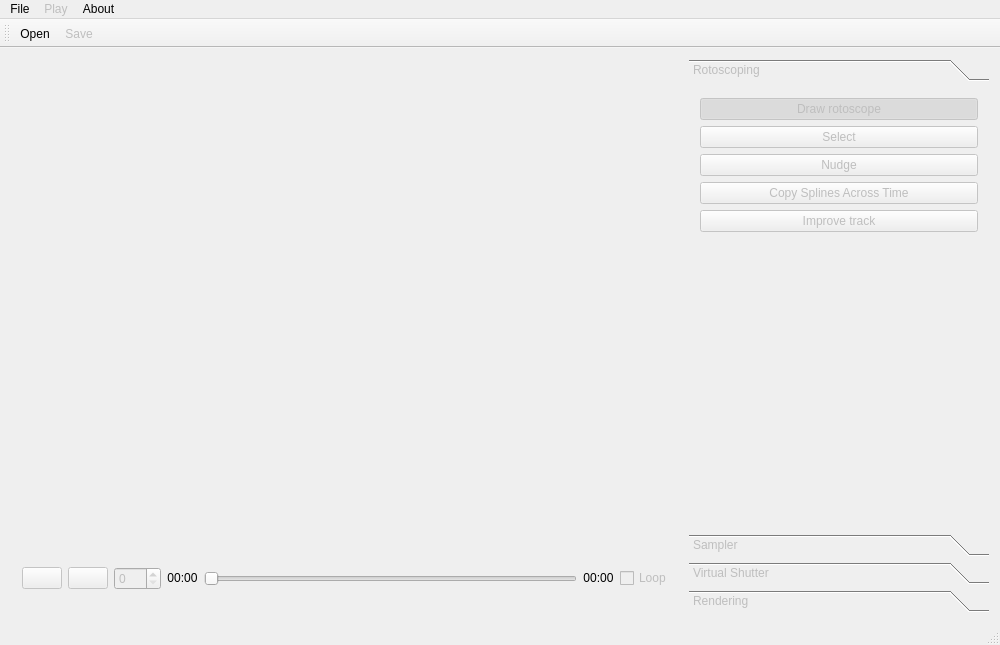
<?xml version="1.0" encoding="UTF-8"?>
<ui version="4.0">
 <class>MainWindow</class>
 <widget class="QMainWindow" name="MainWindow">
  <property name="geometry">
   <rect>
    <x>0</x>
    <y>0</y>
    <width>1000</width>
    <height>645</height>
   </rect>
  </property>
  <property name="sizePolicy">
   <sizepolicy hsizetype="Preferred" vsizetype="Preferred">
    <horstretch>0</horstretch>
    <verstretch>0</verstretch>
   </sizepolicy>
  </property>
  <property name="windowTitle">
   <string>MainWindow</string>
  </property>
  <property name="windowIcon">
   <iconset resource="npr-2015.qrc">
    <normaloff>:/images/logo.png</normaloff>:/images/logo.png</iconset>
  </property>
  <property name="iconSize">
   <size>
    <width>24</width>
    <height>24</height>
   </size>
  </property>
  <widget class="QWidget" name="centralWidget">
   <property name="sizePolicy">
    <sizepolicy hsizetype="Preferred" vsizetype="Preferred">
     <horstretch>0</horstretch>
     <verstretch>0</verstretch>
    </sizepolicy>
   </property>
   <property name="minimumSize">
    <size>
     <width>765</width>
     <height>480</height>
    </size>
   </property>
   <layout class="QHBoxLayout" name="horizontalLayout">
    <property name="sizeConstraint">
     <enum>QLayout::SetMinimumSize</enum>
    </property>
    <item>
     <widget class="QWidget" name="videoArea" native="true">
      <property name="sizePolicy">
       <sizepolicy hsizetype="Minimum" vsizetype="Minimum">
        <horstretch>0</horstretch>
        <verstretch>0</verstretch>
       </sizepolicy>
      </property>
      <property name="minimumSize">
       <size>
        <width>0</width>
        <height>510</height>
       </size>
      </property>
      <layout class="QVBoxLayout" name="videoAreaLayout">
       <item>
        <widget class="FrameViewer" name="frameWidget" native="true">
         <property name="enabled">
          <bool>false</bool>
         </property>
         <property name="sizePolicy">
          <sizepolicy hsizetype="Preferred" vsizetype="Preferred">
           <horstretch>0</horstretch>
           <verstretch>0</verstretch>
          </sizepolicy>
         </property>
         <property name="minimumSize">
          <size>
           <width>620</width>
           <height>480</height>
          </size>
         </property>
        </widget>
       </item>
       <item>
        <layout class="QHBoxLayout" name="horizontalLayout_2">
         <property name="sizeConstraint">
          <enum>QLayout::SetDefaultConstraint</enum>
         </property>
         <item alignment="Qt::AlignVCenter">
          <widget class="QPushButton" name="btnPlay">
           <property name="enabled">
            <bool>false</bool>
           </property>
           <property name="sizePolicy">
            <sizepolicy hsizetype="Fixed" vsizetype="Fixed">
             <horstretch>0</horstretch>
             <verstretch>0</verstretch>
            </sizepolicy>
           </property>
           <property name="minimumSize">
            <size>
             <width>0</width>
             <height>20</height>
            </size>
           </property>
           <property name="text">
            <string/>
           </property>
           <property name="icon">
            <iconset resource="npr-2015.qrc">
             <normaloff>:/images/media-playback-start.png</normaloff>
             <normalon>:/images/player_pause.png</normalon>:/images/media-playback-start.png</iconset>
           </property>
           <property name="checkable">
            <bool>true</bool>
           </property>
           <property name="checked">
            <bool>false</bool>
           </property>
          </widget>
         </item>
         <item alignment="Qt::AlignVCenter">
          <widget class="QPushButton" name="btnStop">
           <property name="enabled">
            <bool>false</bool>
           </property>
           <property name="sizePolicy">
            <sizepolicy hsizetype="Fixed" vsizetype="Fixed">
             <horstretch>0</horstretch>
             <verstretch>0</verstretch>
            </sizepolicy>
           </property>
           <property name="text">
            <string/>
           </property>
           <property name="icon">
            <iconset resource="npr-2015.qrc">
             <normaloff>:/images/media-playback-stop.png</normaloff>:/images/media-playback-stop.png</iconset>
           </property>
          </widget>
         </item>
         <item>
          <widget class="QDoubleSpinBox" name="frameSpinBox">
           <property name="enabled">
            <bool>false</bool>
           </property>
           <property name="decimals">
            <number>0</number>
           </property>
          </widget>
         </item>
         <item alignment="Qt::AlignVCenter">
          <widget class="QLabel" name="currentTimeLabel">
           <property name="text">
            <string>00:00</string>
           </property>
           <property name="alignment">
            <set>Qt::AlignCenter</set>
           </property>
          </widget>
         </item>
         <item alignment="Qt::AlignVCenter">
          <widget class="QSlider" name="progressSlider">
           <property name="enabled">
            <bool>false</bool>
           </property>
           <property name="sizePolicy">
            <sizepolicy hsizetype="Expanding" vsizetype="Fixed">
             <horstretch>0</horstretch>
             <verstretch>0</verstretch>
            </sizepolicy>
           </property>
           <property name="tracking">
            <bool>false</bool>
           </property>
           <property name="orientation">
            <enum>Qt::Horizontal</enum>
           </property>
          </widget>
         </item>
         <item alignment="Qt::AlignVCenter">
          <widget class="QLabel" name="totalTimeLabel">
           <property name="text">
            <string>00:00</string>
           </property>
           <property name="alignment">
            <set>Qt::AlignCenter</set>
           </property>
          </widget>
         </item>
         <item alignment="Qt::AlignVCenter">
          <widget class="QCheckBox" name="loopCheckBox">
           <property name="enabled">
            <bool>false</bool>
           </property>
           <property name="sizePolicy">
            <sizepolicy hsizetype="Fixed" vsizetype="Preferred">
             <horstretch>0</horstretch>
             <verstretch>0</verstretch>
            </sizepolicy>
           </property>
           <property name="text">
            <string>Loop</string>
           </property>
          </widget>
         </item>
        </layout>
       </item>
      </layout>
     </widget>
    </item>
    <item>
     <widget class="QToolBox" name="functionToolBox">
      <property name="enabled">
       <bool>false</bool>
      </property>
      <property name="sizePolicy">
       <sizepolicy hsizetype="Fixed" vsizetype="Preferred">
        <horstretch>0</horstretch>
        <verstretch>0</verstretch>
       </sizepolicy>
      </property>
      <property name="minimumSize">
       <size>
        <width>300</width>
        <height>0</height>
       </size>
      </property>
      <property name="currentIndex">
       <number>0</number>
      </property>
      <widget class="QWidget" name="pageRotoscoping">
       <property name="enabled">
        <bool>false</bool>
       </property>
       <property name="geometry">
        <rect>
         <x>0</x>
         <y>0</y>
         <width>300</width>
         <height>416</height>
        </rect>
       </property>
       <attribute name="label">
        <string>Rotoscoping</string>
       </attribute>
       <layout class="QVBoxLayout" name="verticalLayout_3">
        <item>
         <widget class="QPushButton" name="pbMenuEditR">
          <property name="text">
           <string>Draw rotoscope</string>
          </property>
          <property name="icon">
           <iconset resource="npr-2015.qrc">
            <normaloff>:/images/scissor.png</normaloff>:/images/scissor.png</iconset>
          </property>
          <property name="checkable">
           <bool>true</bool>
          </property>
          <property name="checked">
           <bool>true</bool>
          </property>
          <attribute name="buttonGroup">
           <string notr="true">buttonGroupR</string>
          </attribute>
         </widget>
        </item>
        <item>
         <widget class="QPushButton" name="pbSelectR">
          <property name="text">
           <string>Select</string>
          </property>
          <property name="icon">
           <iconset resource="npr-2015.qrc">
            <normaloff>:/images/arrow.png</normaloff>:/images/arrow.png</iconset>
          </property>
          <property name="checkable">
           <bool>true</bool>
          </property>
          <attribute name="buttonGroup">
           <string notr="true">buttonGroupR</string>
          </attribute>
         </widget>
        </item>
        <item>
         <widget class="QPushButton" name="pbNudgeR">
          <property name="text">
           <string>Nudge</string>
          </property>
          <property name="icon">
           <iconset resource="npr-2015.qrc">
            <normaloff>:/images/nudge.png</normaloff>:/images/nudge.png</iconset>
          </property>
          <property name="checkable">
           <bool>true</bool>
          </property>
          <attribute name="buttonGroup">
           <string notr="true">buttonGroupR</string>
          </attribute>
         </widget>
        </item>
        <item>
         <widget class="QPushButton" name="pbCopySplinesAcrossTime">
          <property name="enabled">
           <bool>false</bool>
          </property>
          <property name="text">
           <string>Copy Splines Across Time</string>
          </property>
          <property name="icon">
           <iconset resource="npr-2015.qrc">
            <normaloff>:/images/copy.png</normaloff>:/images/copy.png</iconset>
          </property>
          <property name="checkable">
           <bool>true</bool>
          </property>
          <attribute name="buttonGroup">
           <string notr="true">buttonGroupR</string>
          </attribute>
         </widget>
        </item>
        <item>
         <widget class="QPushButton" name="pbImproveTrack">
          <property name="text">
           <string>Improve track</string>
          </property>
          <property name="icon">
           <iconset resource="npr-2015.qrc">
            <normaloff>:/images/accessories-calculator.png</normaloff>:/images/accessories-calculator.png</iconset>
          </property>
          <attribute name="buttonGroup">
           <string notr="true">buttonGroupR</string>
          </attribute>
         </widget>
        </item>
        <item>
         <spacer name="verticalSpacer_3">
          <property name="orientation">
           <enum>Qt::Vertical</enum>
          </property>
          <property name="sizeHint" stdset="0">
           <size>
            <width>20</width>
            <height>192</height>
           </size>
          </property>
         </spacer>
        </item>
       </layout>
      </widget>
      <widget class="QWidget" name="pageSampler">
       <property name="geometry">
        <rect>
         <x>0</x>
         <y>0</y>
         <width>300</width>
         <height>416</height>
        </rect>
       </property>
       <attribute name="label">
        <string>Sampler</string>
       </attribute>
       <layout class="QVBoxLayout" name="verticalLayout">
        <item>
         <layout class="QGridLayout" name="gridLayout">
          <item row="1" column="0">
           <widget class="QLabel" name="label_3">
            <property name="text">
             <string>Output frame:</string>
            </property>
           </widget>
          </item>
          <item row="0" column="0">
           <widget class="QLabel" name="label">
            <property name="text">
             <string>Total frame:</string>
            </property>
           </widget>
          </item>
          <item row="1" column="1">
           <widget class="QLineEdit" name="lineEdit">
            <property name="sizePolicy">
             <sizepolicy hsizetype="Preferred" vsizetype="Fixed">
              <horstretch>0</horstretch>
              <verstretch>0</verstretch>
             </sizepolicy>
            </property>
           </widget>
          </item>
          <item row="0" column="1">
           <widget class="QLabel" name="labelOrgFrameNumber">
            <property name="text">
             <string>N</string>
            </property>
           </widget>
          </item>
          <item row="3" column="0">
           <spacer name="verticalSpacer">
            <property name="orientation">
             <enum>Qt::Vertical</enum>
            </property>
            <property name="sizeHint" stdset="0">
             <size>
              <width>20</width>
              <height>40</height>
             </size>
            </property>
           </spacer>
          </item>
          <item row="2" column="0">
           <widget class="QLabel" name="label_4">
            <property name="text">
             <string>Method:</string>
            </property>
           </widget>
          </item>
          <item row="2" column="1">
           <widget class="QRadioButton" name="radioButton">
            <property name="text">
             <string>Min-Error</string>
            </property>
           </widget>
          </item>
          <item row="3" column="1">
           <layout class="QVBoxLayout" name="verticalLayout_5">
            <item>
             <widget class="QRadioButton" name="radioButton_2">
              <property name="text">
               <string>Min-Change</string>
              </property>
             </widget>
            </item>
            <item>
             <widget class="QPushButton" name="pushButton_6">
              <property name="sizePolicy">
               <sizepolicy hsizetype="Preferred" vsizetype="Fixed">
                <horstretch>0</horstretch>
                <verstretch>0</verstretch>
               </sizepolicy>
              </property>
              <property name="text">
               <string>Apply</string>
              </property>
             </widget>
            </item>
            <item>
             <spacer name="verticalSpacer_4">
              <property name="orientation">
               <enum>Qt::Vertical</enum>
              </property>
              <property name="sizeHint" stdset="0">
               <size>
                <width>20</width>
                <height>40</height>
               </size>
              </property>
             </spacer>
            </item>
           </layout>
          </item>
         </layout>
        </item>
       </layout>
      </widget>
      <widget class="QWidget" name="pageVirtualShutter">
       <property name="geometry">
        <rect>
         <x>0</x>
         <y>0</y>
         <width>300</width>
         <height>416</height>
        </rect>
       </property>
       <attribute name="label">
        <string>Virtual Shutter</string>
       </attribute>
       <layout class="QVBoxLayout" name="verticalLayout_2">
        <item>
         <widget class="QRadioButton" name="radioButton_3">
          <property name="text">
           <string>Maximum Virtual Shutter</string>
          </property>
         </widget>
        </item>
        <item>
         <widget class="QRadioButton" name="radioButton_4">
          <property name="text">
           <string>Minimum Virtual Shutter</string>
          </property>
         </widget>
        </item>
        <item>
         <widget class="QPushButton" name="pushButton_7">
          <property name="text">
           <string>Apply</string>
          </property>
         </widget>
        </item>
        <item>
         <spacer name="verticalSpacer_2">
          <property name="orientation">
           <enum>Qt::Vertical</enum>
          </property>
          <property name="sizeHint" stdset="0">
           <size>
            <width>20</width>
            <height>264</height>
           </size>
          </property>
         </spacer>
        </item>
       </layout>
      </widget>
      <widget class="QWidget" name="pageRendering">
       <property name="geometry">
        <rect>
         <x>0</x>
         <y>0</y>
         <width>300</width>
         <height>416</height>
        </rect>
       </property>
       <attribute name="label">
        <string>Rendering</string>
       </attribute>
       <layout class="QVBoxLayout" name="verticalLayout_6">
        <item>
         <layout class="QHBoxLayout" name="horizontalLayout_3">
          <item>
           <widget class="QToolButton" name="tbColor">
            <property name="text">
             <string>...</string>
            </property>
           </widget>
          </item>
          <item>
           <widget class="QPushButton" name="pbDrawD">
            <property name="text">
             <string>Draw Stroke</string>
            </property>
            <property name="icon">
             <iconset resource="npr-2015.qrc">
              <normaloff>:/images/paintbrush.png</normaloff>:/images/paintbrush.png</iconset>
            </property>
            <property name="checkable">
             <bool>true</bool>
            </property>
            <property name="checked">
             <bool>true</bool>
            </property>
            <attribute name="buttonGroup">
             <string notr="true">buttonGroupD</string>
            </attribute>
           </widget>
          </item>
         </layout>
        </item>
        <item>
         <widget class="QPushButton" name="pbDropperD">
          <property name="text">
           <string>Dropper</string>
          </property>
          <property name="icon">
           <iconset resource="npr-2015.qrc">
            <normaloff>:/images/dropper.png</normaloff>:/images/dropper.png</iconset>
          </property>
          <property name="checkable">
           <bool>true</bool>
          </property>
          <attribute name="buttonGroup">
           <string notr="true">buttonGroupD</string>
          </attribute>
         </widget>
        </item>
        <item>
         <widget class="QPushButton" name="pbSelectD">
          <property name="text">
           <string>Select</string>
          </property>
          <property name="icon">
           <iconset resource="npr-2015.qrc">
            <normaloff>:/images/arrow.png</normaloff>:/images/arrow.png</iconset>
          </property>
          <property name="checkable">
           <bool>true</bool>
          </property>
          <attribute name="buttonGroup">
           <string notr="true">buttonGroupD</string>
          </attribute>
         </widget>
        </item>
        <item>
         <widget class="QCheckBox" name="cbShowCorrD">
          <property name="text">
           <string>Show Correspondence</string>
          </property>
         </widget>
        </item>
        <item>
         <widget class="QPushButton" name="pbPropagateD">
          <property name="text">
           <string>Propagate stroke</string>
          </property>
          <property name="checkable">
           <bool>true</bool>
          </property>
          <attribute name="buttonGroup">
           <string notr="true">buttonGroupD</string>
          </attribute>
         </widget>
        </item>
        <item>
         <spacer name="verticalSpacer_5">
          <property name="orientation">
           <enum>Qt::Vertical</enum>
          </property>
          <property name="sizeHint" stdset="0">
           <size>
            <width>20</width>
            <height>40</height>
           </size>
          </property>
         </spacer>
        </item>
       </layout>
      </widget>
     </widget>
    </item>
   </layout>
  </widget>
  <widget class="QMenuBar" name="menuBar">
   <property name="geometry">
    <rect>
     <x>0</x>
     <y>0</y>
     <width>1000</width>
     <height>25</height>
    </rect>
   </property>
   <widget class="QMenu" name="menuFile">
    <property name="title">
     <string>File</string>
    </property>
    <addaction name="actionOpen"/>
   </widget>
   <widget class="QMenu" name="menuPlay">
    <property name="enabled">
     <bool>false</bool>
    </property>
    <property name="title">
     <string>Play</string>
    </property>
    <addaction name="actionPlay"/>
    <addaction name="actionStop"/>
    <addaction name="actionLast_frame"/>
    <addaction name="actionNext_frame"/>
   </widget>
   <widget class="QMenu" name="menuAbout">
    <property name="title">
     <string>About</string>
    </property>
   </widget>
   <addaction name="menuFile"/>
   <addaction name="menuPlay"/>
   <addaction name="menuAbout"/>
  </widget>
  <widget class="QToolBar" name="mainToolBar">
   <attribute name="toolBarArea">
    <enum>TopToolBarArea</enum>
   </attribute>
   <attribute name="toolBarBreak">
    <bool>false</bool>
   </attribute>
   <addaction name="actionOpen"/>
   <addaction name="actionSave"/>
  </widget>
  <widget class="QStatusBar" name="statusBar"/>
  <action name="actionSave">
   <property name="enabled">
    <bool>false</bool>
   </property>
   <property name="icon">
    <iconset resource="npr-2015.qrc">
     <normaloff>:/images/save.png</normaloff>:/images/save.png</iconset>
   </property>
   <property name="text">
    <string>Save</string>
   </property>
  </action>
  <action name="actionPlay">
   <property name="icon">
    <iconset resource="npr-2015.qrc">
     <normaloff>:/images/media-playback-start.png</normaloff>:/images/media-playback-start.png</iconset>
   </property>
   <property name="text">
    <string>Play</string>
   </property>
  </action>
  <action name="actionStop">
   <property name="icon">
    <iconset resource="npr-2015.qrc">
     <normaloff>:/images/media-playback-stop.png</normaloff>:/images/media-playback-stop.png</iconset>
   </property>
   <property name="text">
    <string>Stop</string>
   </property>
  </action>
  <action name="actionLast_frame">
   <property name="icon">
    <iconset resource="npr-2015.qrc">
     <normaloff>:/images/media-seek-backward.png</normaloff>:/images/media-seek-backward.png</iconset>
   </property>
   <property name="text">
    <string>Last frame</string>
   </property>
  </action>
  <action name="actionNext_frame">
   <property name="icon">
    <iconset resource="npr-2015.qrc">
     <normaloff>:/images/media-seek-forward.png</normaloff>:/images/media-seek-forward.png</iconset>
   </property>
   <property name="text">
    <string>Next frame</string>
   </property>
  </action>
  <action name="actionOpen">
   <property name="icon">
    <iconset resource="npr-2015.qrc">
     <normaloff>:/images/open.png</normaloff>:/images/open.png</iconset>
   </property>
   <property name="text">
    <string>Open</string>
   </property>
  </action>
 </widget>
 <layoutdefault spacing="6" margin="11"/>
 <customwidgets>
  <customwidget>
   <class>FrameViewer</class>
   <extends>QWidget</extends>
   <header>frameviewer.h</header>
   <container>1</container>
  </customwidget>
 </customwidgets>
 <resources>
  <include location="npr-2015.qrc"/>
 </resources>
 <connections/>
 <buttongroups>
  <buttongroup name="buttonGroupR"/>
  <buttongroup name="buttonGroupD"/>
 </buttongroups>
</ui>
